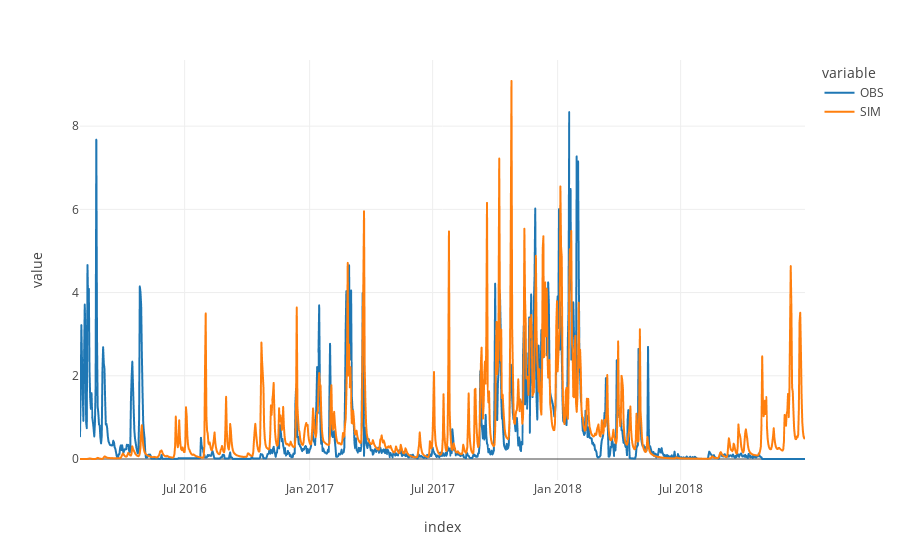

The code cell stored with this chart in its notebook:
### Code cell
px.line(pd.concat([tsx.KKS,Qsim],axis=1,keys= ['OBS', 'SIM']), template='none')

### Figure 1 — Plotly figure (JSON) as saved in the notebook; plotly's stock layout.template omitted (floating-point values rounded to 4 significant figures; data arrays with more than 128 entries replaced by an {"elided": "..."} marker saying what was removed)
{"data": [{"hovertemplate": "variable=OBS<br>index=%{x}<br>value=%{y}<extra></extra>", "legendgroup": "OBS", "line": {"color": "#1F77B4", "dash": "solid"}, "marker": {"symbol": "circle"}, "mode": "lines", "name": "OBS", "showlegend": true, "type": "scattergl", "x": {"elided": "1068 str values"}, "xaxis": "x", "y": {"elided": "1068 float values"}, "yaxis": "y"}, {"hovertemplate": "variable=SIM<br>index=%{x}<br>value=%{y}<extra></extra>", "legendgroup": "SIM", "line": {"color": "#FF7F0E", "dash": "solid"}, "marker": {"symbol": "circle"}, "mode": "lines", "name": "SIM", "showlegend": true, "type": "scattergl", "x": {"elided": "1068 str values"}, "xaxis": "x", "y": {"elided": "1068 float values"}, "yaxis": "y"}], "layout": {"legend": {"title": {"text": "variable"}, "tracegroupgap": 0}, "margin": {"t": 60}, "xaxis": {"anchor": "y", "domain": [0, 1], "title": {"text": "index"}}, "yaxis": {"anchor": "x", "domain": [0, 1], "title": {"text": "value"}}}}
